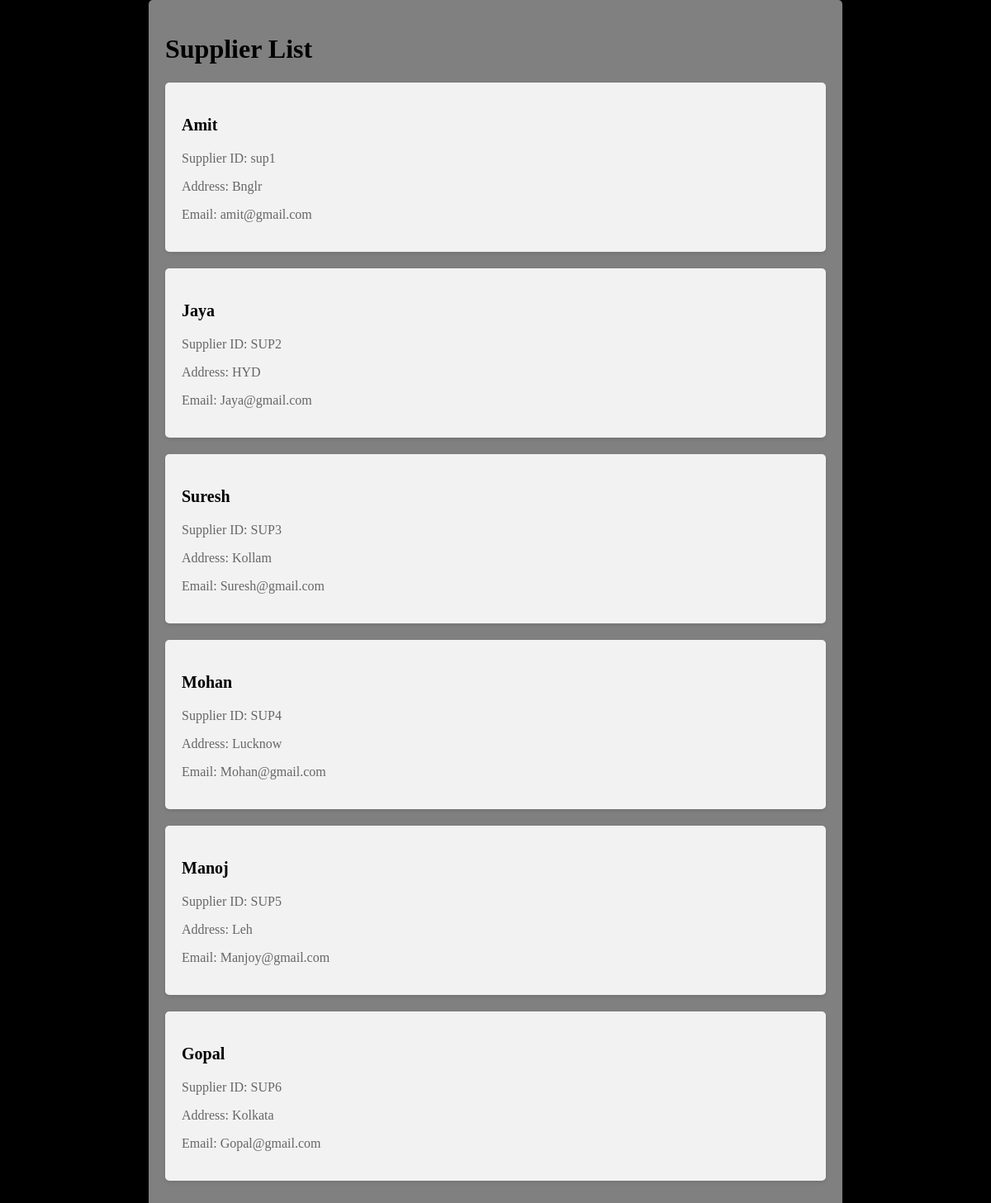
/show-supplier, run on the app's committed database.
### tables this page shows
CREATE TABLE supplier(supplier_id varchar(30),supplier_name varchar(20),supplier_addr varchar(20),supplier_mail varchar(30));

### app.py (the view)
@app.route('/show-supplier')
def supplier_show():
    conn=sqlite3.connect('ims.db')
    cn=conn.cursor()
    cn.execute("select * from supplier")
    data=[]
    for i in cn.fetchall():
        supplier={}
        supplier['supplier_id']=i[0]
        supplier['supplier_name']=i[1]
        supplier['supplier_addr']=i[2]
        supplier['supplier_email']=i[3]
        data.append(supplier)
    return render_template('showsupplier.html',data=data)

### templates/showsupplier.html (shortened to what this page needs)
<!DOCTYPE html>
<html>
<head>
</head>
<body>
    <div class="container">
        <h1>Supplier List</h1>
        <ul class="supplier-list">
            {% for supplier in data %}
                <li class="supplier-item">
                    <h3 class="supplier-name">{{ supplier['supplier_name'] }}</h3>
                    <div class="supplier-details">
                        <p>Supplier ID: {{ supplier['supplier_id'] }}</p>
                        <p>Address: {{ supplier['supplier_addr'] }}</p>
                        <p>Email: {{ supplier['supplier_email'] }}</p>
                    </div>
                </li>
            {% endfor %}
        </ul>
    </div>
</body>
</html>

### templates/showsupplier.html (style rules this page uses)
body { background-color: black; margin: 0; padding: 0; }
.container { max-width: 800px; margin: 0 auto; padding: 20px; background-color: grey; border-radius: 5px; box-shadow: 0 0 10px rgba(0, 0, 0, 0.2); animation: fade-in 1s ease-out; }
.supplier-list { list-style: none; padding: 0; }
.supplier-item { background-color: #f2f2f2; margin-bottom: 20px; padding: 20px; border-radius: 5px; box-shadow: 0 2px 5px rgba(0, 0, 0, 0.1); animation: fade-in 1s ease-out; }
.supplier-name { font-size: 20px; font-weight: bold; }
.supplier-details { margin-top: 10px; color: #666666; }

### data on the page
supplier: supplier_name "Amit", supplier_id "sup1", supplier_addr "Bnglr", supplier_email "amit@gmail.com"
supplier: supplier_name "Jaya", supplier_id "SUP2", supplier_addr "HYD", supplier_email "Jaya@gmail.com"
supplier: supplier_name "Suresh", supplier_id "SUP3", supplier_addr "Kollam", supplier_email "Suresh@gmail.com"
supplier: supplier_name "Mohan", supplier_id "SUP4", supplier_addr "Lucknow", supplier_email "Mohan@gmail.com"
supplier: supplier_name "Manoj", supplier_id "SUP5", supplier_addr "Leh", supplier_email "Manjoy@gmail.com"
supplier: supplier_name "Gopal", supplier_id "SUP6", supplier_addr "Kolkata", supplier_email "Gopal@gmail.com"
